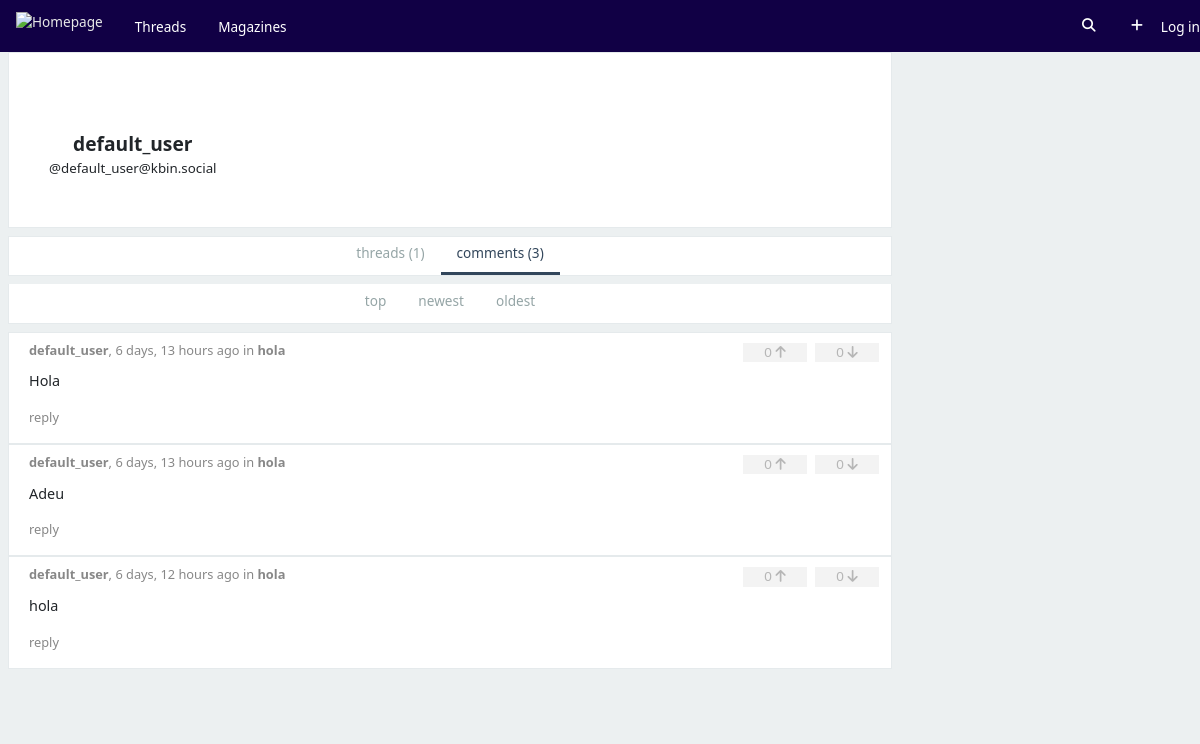
The app's page /u/default_user/commented/oldest with its own data.
### api/models/user.py (models this page shows, shortened)
class User(models.Model):
    username = models.CharField(max_length=32, primary_key=True)
    description = models.TextField(default="")
    cover = models.ImageField(default="")
    avatar = models.ImageField(default="")
    email = models.EmailField(unique=True)

### api/models/comment.py (models this page shows)
class Comment(models.Model):
    author = models.ForeignKey(User, on_delete=models.CASCADE, default='default_user')
    body = models.TextField(max_length=35000, null=True)
    creation_data = models.DateTimeField(default=timezone.now)
    last_edited = models.DateTimeField(null=True)
    num_likes = models.PositiveIntegerField(default=0)
    num_dislikes = models.PositiveIntegerField(default=0)
    level = models.PositiveIntegerField(default=1)
    thread = models.ForeignKey(Publicacio, on_delete=models.CASCADE, default='default_thread')

### api/models/thread.py (models this page shows, shortened)
class Publicacio(models.Model):
    num_likes = models.PositiveIntegerField(default=0)
    num_dislikes = models.PositiveIntegerField(default=0)
    author = models.ForeignKey(User, on_delete=models.CASCADE, default='default_user')
    title = models.TextField(max_length=255, default='')
    body = models.TextField(max_length=35000, null=True)
    creation_data = models.DateTimeField(default=timezone.now)
    num_coments = models.PositiveIntegerField(default=0)
    num_boosts = models.PositiveIntegerField(default=0)
    magazine = models.ForeignKey(Magazine, on_delete=models.CASCADE)

### api/views/user_view.py (the view, shortened to what this page needs)
# urls.py: path('u/<str:username>', views.view_user, {'select':'threads','filter': 'tot', 'ordre': 'newest'}, name='view_user'),
def view_user(request, username, filter=None,ordre=None,select='threads'):
    template = loader.get_template('view_user.html')
    obj = User.objects.get(username=username)
    links_tot = Link.objects.filter(author_id=username)
    threads_tot = Thread.objects.filter(author_id=username)
    comments = Comment.objects.filter(author_id=username)
    boosts = Boost.objects.filter(user_id=username)
    nboosts =len(boosts)
    nthreads = len(list(links_tot)+list(threads_tot))
    ncom = len(comments)
    print(ncom)
    if select == 'threads':
        context = {'usuari': obj, 'threads': ordena(links_tot,threads_tot,ordre,filter),
                   'active_option': ordre, 'active_filter': filter, 'selected': select,
                   'n_threads' : nthreads,'n_com' : ncom,'n_boosts' : nboosts}
    elif select == 'com':
        if ordre == 'top':
            comments = sorted(comments, key=lambda x: x.num_likes, reverse=True)
        elif ordre == 'newest':
            comments = sorted(comments, key=lambda x: x.creation_data, reverse=True)
        else:
            comments = sorted(comments, key=lambda x: x.creation_data, reverse=False)
        print(len(comments))
        thread_ids = [comment.thread_id for comment in comments]
        links = []
        threads = []
        for thread_id in thread_ids:
            links.extend(Link.objects.filter(id=thread_id))
            threads.extend(Thread.objects.filter(id=thread_id))
        print(len(links))
        print(len(threads))
        publicacions = sorted(chain(links, threads), key=lambda x: thread_ids.index(x.id))
        print(len(publicacions))
        parella = [(commen, publicacion) for commen, publicacion in
                                          zip(comments, publicacions)]
        context = {'usuari': obj, 'coments': comments, 'active_option': ordre, 'active_filter': filter,
                   'selected': select,'pare':parella,'n_threads' : nthreads,'n_com' : ncom,'n_boosts' : nboosts}
    return HttpResponse(template.render(context, request))

### api/context_processors.py (called while the page is built)
def usuari_context_processor(request):
    return {'usuari': getattr(request, 'usuari', None)}

### api/templates/view_user.html (shortened to what this page needs)
{% load static %}
<!DOCTYPE html>
<html lang="en" style="font-size: 100%">
<head>
    <link rel="stylesheet" href="{% static '/css/824.b4cc3385.css' %}" data-turbo-track="reload">
    <link rel="stylesheet" href="{% static '/css/app.910c0aab.css' %}" data-turbo-track="reload">
</head>
<body class="theme--light" data-controller="kbin notifications" data-turbo="false">
{% include 'base.html' %}
<div id="middle" class="page-user page-user-overview">
    <div class="kbin-container">
        <main id="main" data-controller="lightbox timeago" class="">
            {% include 'section_user.html' %}
            <aside class="options" id="options">
                <menu class="options__main" style="align-items: center; justify-content: center;">
                    <li><a href="/u/{{ usuari.username }}" class="{% if selected == "threads" %}active{% endif %}">
                        <span style="vertical-align: inherit;">threads ({{ n_threads }})</span>
                    </a></li>
                    <li><a href="/u/{{ usuari.username }}/commented" class="{% if selected == "com" %}active{% endif %}">
                        <span style="vertical-align: inherit;">comments ({{ n_com }})</span>
                    </a></li>
                </menu>
            </aside>
            {% if selected != "com" %}
                <aside class="options options--top" id="options" style="align-items: center; justify-content: center;">
                    <div></div>
                    <menu class="options__main no-scroll">
                        <li><a href="/u/{{ usuari.username }}/{%if selected != "threads"%}boosts/{% endif %}top/{{ active_filter }}"
                               class="{% if active_option == 'top' %}active{% endif %}">
                            <font style="vertical-align: inherit;"><font style="vertical-align: inherit;">
                                top
                            </font></font>
                        </a></li>
                        <li><a href="/u/{{ usuari.username }}/{%if selected != "threads"%}boosts/{% endif %}newest/{{ active_filter }}"
                               class="{% if active_option == 'newest' %}active{% endif %}">
                            <font style="vertical-align: inherit;"><font style="vertical-align: inherit;">
                                newest
                            </font></font>
                        </a></li>
                        <li><a href="/u/{{ usuari.username }}/{%if selected != "threads"%}boosts/{% endif %}com/{{ active_filter }}"
                               class="{% if active_option == 'commented' %}active{% endif %}">
                            <font style="vertical-align: inherit;"><font style="vertical-align: inherit;">
                                commented
                            </font></font>
                        </a></li>
                    </menu>
                    <menu class="options__filters">
                        <li class="dropdown">
                            <button aria-label="Filtrar per tipus" title="Filtrar per tipus"><i
                                    class="fa-solid fa-filter"></i>
                                Filter by type
                            </button>
                            <ul class="dropdown__menu">
                                <li>
                                    <a href="/u/{{ usuari.username }}/{{ active_option }}/tot" class="{% if active_filter == "tot" %}active{% endif %}">
                                        Tot
                                    </a>
                                </li>
                                <li>
                                    <a href="/u/{{ usuari.username }}/{{ active_option }}/links" class="{% if active_filter == "links" %}active{% endif %}">
                                        Links
                                    </a>
                                </li>
                                <li>
                                    <a href="/u/{{ usuari.username }}/{{ active_option }}/threads" class="{% if active_filter == "threads" %}active{% endif %}">
                                        Threads
                                    </a>
                                </li>
                            </ul>
                        </li>
                    </menu>
                </aside>
            {% else %}
                <aside class="options options--top" id="options" style="align-items: center; justify-content: center;">
                    <menu class="options__main no-scroll">
                        <li><a href="/u/{{ usuari.username }}/commented/top/{{ active_filter }}"
                               class="{% if active_option == 'top' %}active{% endif %}">
                            <font style="vertical-align: inherit;"><font style="vertical-align: inherit;">
                                top
                            </font></font>
                        </a></li>
                        <li><a href="/u/{{ usuari.username }}/commented/newest/{{ active_filter }}"
                               class="{% if active_option == 'newest' %}active{% endif %}">
                            <font style="vertical-align: inherit;"><font style="vertical-align: inherit;">
                                newest
                            </font></font>
                        </a></li>
                        <li><a href="/u/{{ usuari.username }}/commented/oldest/{{ active_filter }}"
                               class="{% if active_option == 'oldest' %}active{% endif %}">
                            <font style="vertical-align: inherit;"><font style="vertical-align: inherit;">
                                oldest
                            </font></font>
                        </a></li>
                    </menu>
                </aside>
            {% endif %}
            <div id="content" class="overview subjects comments-tree comments show-comment-avatar show-post-avatar">
                {% if selected != "com" %}
                    {% for thread in threads %}
                        {% include 'show_threads.html' %}
                    {% endfor %}
                {% else %}
                    {% for comment,thread in pare %}
                        {% include 'un_coment.html' %}
                    {% endfor %}
                {% endif %}
            </div>
        </main>
    </div>
</div>
</body>
</html>

### api/templates/section_user.html (shortened to what this page needs)
<div class="section">
    <div class="user-box">
        {% if usuari.cover and usuari.avatar %}
            <div class="with-cover with-avatar">
        {% elif usuari.cover != '' %}
            <div class="with-cover">
        {% elif usuari.avatar %}
            <div class="with-avatar">
        {% else %}
            <div class="">
        {% endif %}
            <div class="user-main" id="content">
                <div>
                    <div class="row">
                        <h1>{{ usuari.username }}</h1>
                        <small>@{{ usuari.username }}@kbin.social</small>
                    </div>
                </div>
            </div>
        </div>
    </div>
</div>

### api/templates/un_coment.html (shortened to what this page needs)
<blockquote class="section comment entry-comment subject comment-level--1"
                id="entry-comment-{{ comment.id }}" data-controller="comment subject mentions"
                data-subject-parent-value="" data-action="">
        <header>
            <a
                    data-action="mouseover->mentions#user_popup mouseout->mentions#user_popup_out"
                    class="user-inline"
                    title={{ comment.author.email }}
                    href="{% url 'view_user' comment.author.username %}">
                {{ comment.author.username }}</a>,
            <time class="timeago">{{ comment.creation_data|timesince }} ago in
            <a href="{% url 'veure_thread' thread_id=thread.id order='top'%}">{{ thread.title }}</a></time>
        </header>
        <div class="content" style="">
            <p>{{ comment.body }}</p>
        </div>
        <aside class="vote">
            <form method="post" class="vote__up"
                  action="{% url 'like_comment' thread_id=comment.thread_id  comment_id=comment.id %}">
                <button type="submit" title="Favorito" aria-label="Favorito"
                        data-action="subject#vote">
                    <span data-subject-target="favCounter">{{ comment.num_likes }}</span> <span><i
                        class="fa-solid fa-arrow-up"></i></span>
                </button>
            </form>
            <form method="post" class="vote__down"
                  action="{% url 'dislike_comment' thread_id=comment.thread_id   comment_id=comment.id %}">
                <button type="submit" title="Votos negativos" aria-label="Votos negativos"
                        data-action="subject#vote" class="vote__up">
                    <span data-subject-target="downvoteCounter">{{ comment.num_dislikes }}</span> <span><i
                        class="fa-solid fa-arrow-down"></i></span>
                </button>
            </form>
        </aside>
        <footer>
            <menu>
                <li>
                    <a class="stretched-link"
                       onclick="document.getElementById('reply_{{ comment.id }}').style.display = 'block';"
                       data-action=" subject#getForm">reply</a>
                </li>
            </menu>
        </footer>
    </blockquote>

### static/css/824.b4cc3385.css (style rules this page uses)
:root { --ts-pr-clear-button: 0; --ts-pr-caret: 0; --ts-pr-min: .75rem }

### records on screen
User: username "default_user"
Comment: author.username "default_user", creation_data "6 days, 13 hours", title "hola", body "Hola", num_likes "0", num_dislikes "0"
Comment: author.username "default_user", creation_data "6 days, 13 hours", title "hola", body "Adeu", num_likes "0", num_dislikes "0"
Comment: author.username "default_user", creation_data "6 days, 12 hours", title "hola", body "hola", num_likes "0", num_dislikes "0"

### other values on screen
{{ n_threads }} "1"
{{ n_com }} "3"
